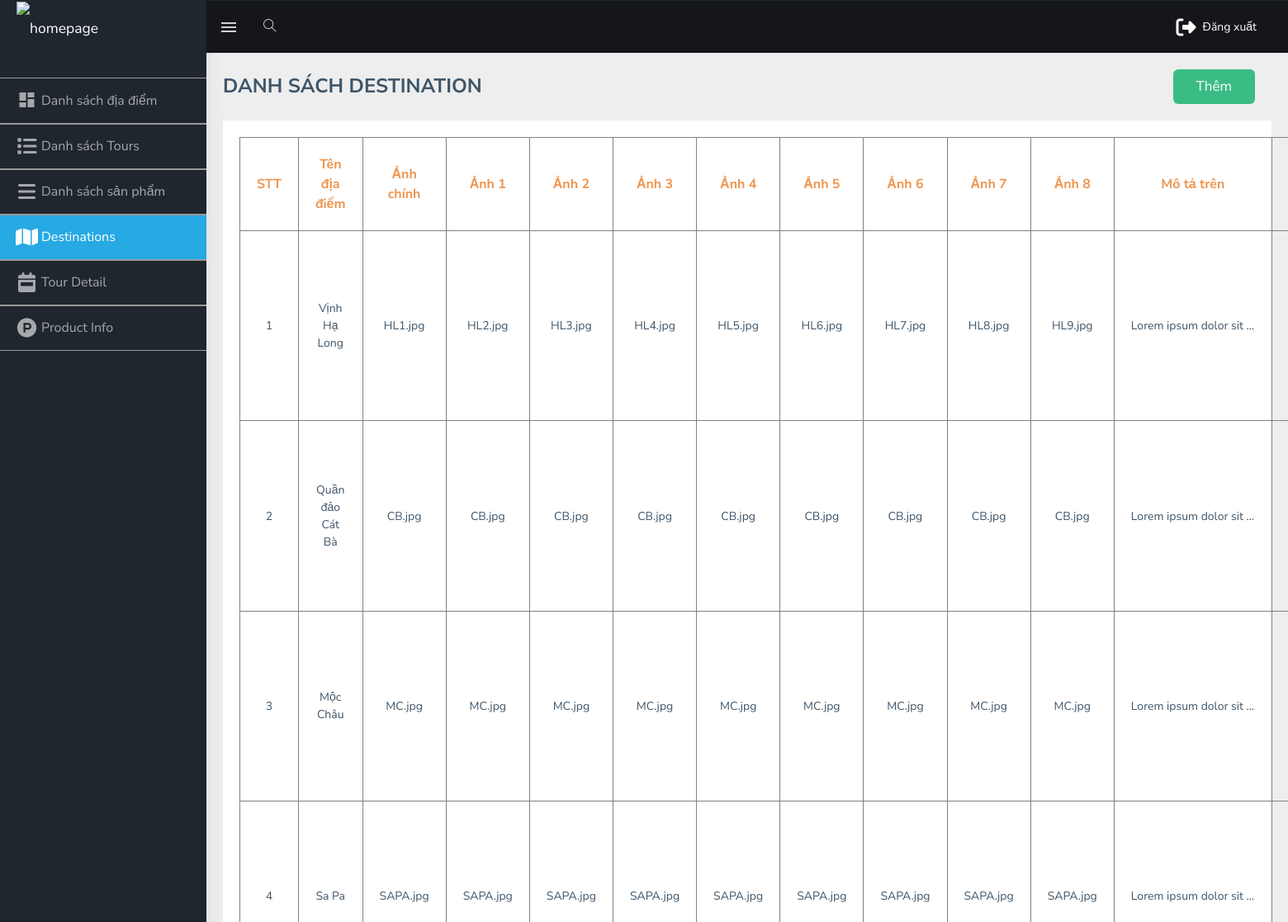
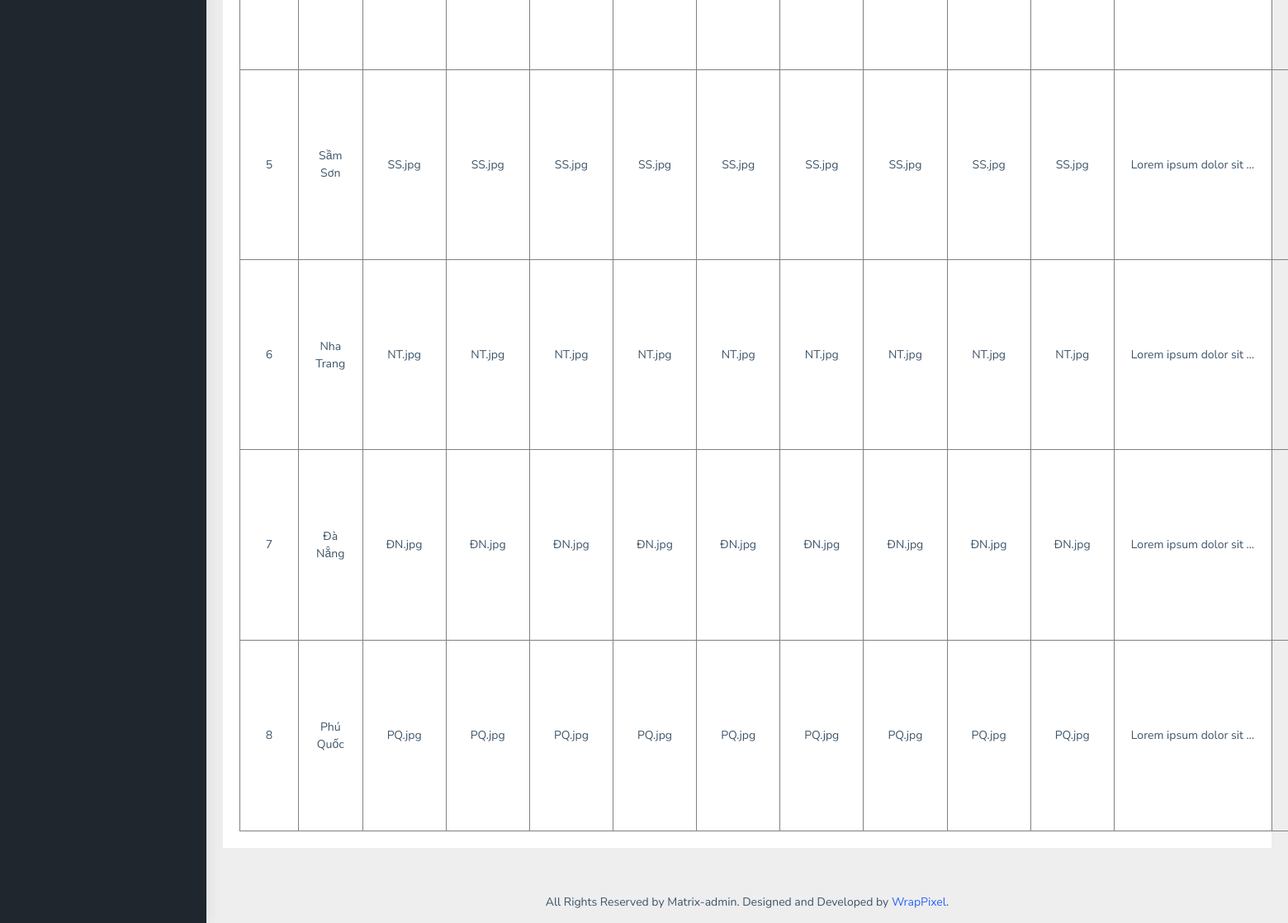
/admin/destination.php (signed in), run on the app's committed database (2 pictures, top to bottom).
### tables this page shows
CREATE TABLE `destinations` (
  `id` int(11) NOT NULL,
  `destination_name` varchar(255) NOT NULL,
  `img_main` varchar(255) NOT NULL,
  `img_1` varchar(255) NOT NULL,
  `img_2` varchar(255) NOT NULL,
  `img_3` varchar(255) NOT NULL,
  `img_4` varchar(255) NOT NULL,
  `img_5` varchar(255) NOT NULL,
  `img_6` varchar(255) NOT NULL,
  `img_7` varchar(255) NOT NULL,
  `img_8` varchar(255) NOT NULL,
  `destination_top` text NOT NULL,
  `destination_bot` text NOT NULL
);

### admin/controllers/c_list.php (called while the page is built, shortened)
<?php
    class c_list {
        public function index_destination() {
            include("models/m_list.php");
            $m_list = new m_list();
            $destination = $m_list->read_destination();
            include("views/master.php");
            include("views/detail_content/v_destination.php");
        }
    }
?>

### admin/destination.php (called while the page is built)
<?php
    include("controllers/c_list.php");
    $destination = new c_list();
    $destination->index_destination();
?>

### admin/models/database.php (called while the page is built, shortened)
<?php
class database{
    protected $pdo = NULL;
    protected $sql = '';
    public function __construct() {
        try
        {
            $this->pdo = new PDO("mysql:host=".DB_HOST."; dbname=".DB_NAME,DB_USER,DB_PWD);
            $this->pdo->query('set names "utf8"');
        }
        catch(PDOException $ex )
        {
            die($ex->getMessage());
        }
    }
    public function setQuery($sql) {
        $this->sql = $sql;
    }
    public function execute($options=array()) {
        $this->sta = $this->pdo->prepare($this->sql);
        $this->sta->execute();
        return $this->sta;
    }
    public function loadAllRows($options=array()) {
        if(!$options) {
            if(!$result = $this->execute())
                return false;
        }
        else {
            if(!$result = $this->execute($options))
                return false;
        }
        return $result->fetchAll(PDO::FETCH_OBJ);
    }
}
?>

### admin/models/m_list.php (called while the page is built, shortened)
<?php
    include_once("database.php");
    class m_list extends database{
        public function read_destination(){
            $sql = "SELECT * from destinations";
            return $this->loadAllRows();
        }
    }
?>

### admin/views/detail_content/v_destination.php (the view, shortened to what this page needs)
<div class="page-wrapper">
    <div class="page-breadcrumb">
        <div class="row">
            <div class="col-12 d-flex no-block align-items-center">
                <h3 class="page-title">DANH SÁCH DESTINATION</h3>
                <div class="ml-auto text-right">
                    <button class="button--custom">
                        <a href="add_destination.php" style="color: #fff; font-size: 17px;">Thêm</a>
                    </button>
                </div>
            </div>
        </div>
    </div>
    <div class="container-fluid">
        <div class="row">
            <div class="col-12">
                <div class="card">
                    <div class="card-body">
                        <table border="1px" cellpadding="20" style="width: 100%;" class="table--custom">
                            <tr align="center">
                                <th>STT</th>
                                <th>Tên địa điểm</th>
                                <th>Ảnh chính</th>
                                <th>Ảnh 1</th>
                                <th>Ảnh 2</th>
                                <th>Ảnh 3</th>
                                <th>Ảnh 4</th>
                                <th>Ảnh 5</th>
                                <th>Ảnh 6</th>
                                <th>Ảnh 7</th>
                                <th>Ảnh 8</th>
                                <th>Mô tả trên</th>
                                <th>Mô tả dưới</th>
                            </tr>
                            <?php
                                foreach($destination as $key=>$value) {
                            ?>
                            <tr align="center">
                                <td> <?php echo $value->id; ?> </td>
                                <td><?php echo $value->destination_name; ?></td>
                                <td><?php echo $value->img_main ?></td>
                                <td><?php echo $value->img_1 ?></td>
                                <td><?php echo $value->img_2 ?></td>
                                <td><?php echo $value->img_3 ?></td>
                                <td><?php echo $value->img_4 ?></td>
                                <td><?php echo $value->img_5 ?></td>
                                <td><?php echo $value->img_6 ?></td>
                                <td><?php echo $value->img_7 ?></td>
                                <td><?php echo $value->img_8 ?></td>
                                <td><p style="overflow:hidden;text-overflow:ellipsis;white-space:nowrap;max-width:150px;padding:0;margin:0;"><?php echo $value->destination_top ?></p></td>
                                <td><p style="overflow:hidden;text-overflow:ellipsis;white-space:nowrap;max-width:150px;padding:0;margin:0;"><?php echo $value->destination_bot ?></p></td>
                            </tr>
                            <?php
                                }
                            ?>
                        </table>
                    </div>
                </div>
            </div>
        </div>
    </div>
    <footer class="footer text-center">
        All Rights Reserved by Matrix-admin. Designed and Developed by <a href="https://wrappixel.com">WrapPixel</a>.
    </footer>
</div>

### admin/views/detail_content/v_destination.php (style rules this page uses)
.button--custom { border: none; background-color: #28b779; border-radius: 6px; margin-right: 20px; padding: 8px 28px; cursor: pointer; opacity: 0.9; }
.table--custom th { color: #ef954e; font-size: 16px; }

### data on the page
destinations: id "1", destination_name "Vịnh Hạ Long", img_main "HL1.jpg", img_1 "HL2.jpg", img_2 "HL3.jpg", img_3 "HL4.jpg", img_4 "HL5.jpg", img_5 "HL6.jpg", img_6 "HL7.jpg", img_7 "HL8.jpg", img_8 "HL9.jpg", destination_top "Lorem ipsum dolor sit…"
destinations: id "2", destination_name "Quần đảo Cát Bà", img_main "CB.jpg", img_1 "CB.jpg", img_2 "CB.jpg", img_3 "CB.jpg", img_4 "CB.jpg", img_5 "CB.jpg", img_6 "CB.jpg", img_7 "CB.jpg", img_8 "CB.jpg", destination_top "Lorem ipsum dolor sit…"
destinations: id "3", destination_name "Mộc Châu", img_main "MC.jpg", img_1 "MC.jpg", img_2 "MC.jpg", img_3 "MC.jpg", img_4 "MC.jpg", img_5 "MC.jpg", img_6 "MC.jpg", img_7 "MC.jpg", img_8 "MC.jpg", destination_top "Lorem ipsum dolor sit…"
destinations: id "4", destination_name "Sa Pa", img_main "SAPA.jpg", img_1 "SAPA.jpg", img_2 "SAPA.jpg", img_3 "SAPA.jpg", img_4 "SAPA.jpg", img_5 "SAPA.jpg", img_6 "SAPA.jpg", img_7 "SAPA.jpg", img_8 "SAPA.jpg", destination_top "Lorem ipsum dolor sit…"
destinations: id "5", destination_name "Sầm Sơn", img_main "SS.jpg", img_1 "SS.jpg", img_2 "SS.jpg", img_3 "SS.jpg", img_4 "SS.jpg", img_5 "SS.jpg", img_6 "SS.jpg", img_7 "SS.jpg", img_8 "SS.jpg", destination_top "Lorem ipsum dolor sit…"
destinations: id "6", destination_name "Nha Trang", img_main "NT.jpg", img_1 "NT.jpg", img_2 "NT.jpg", img_3 "NT.jpg", img_4 "NT.jpg", img_5 "NT.jpg", img_6 "NT.jpg", img_7 "NT.jpg", img_8 "NT.jpg", destination_top "Lorem ipsum dolor sit…"
destinations: id "7", destination_name "Đà Nẵng", img_main "ĐN.jpg", img_1 "ĐN.jpg", img_2 "ĐN.jpg", img_3 "ĐN.jpg", img_4 "ĐN.jpg", img_5 "ĐN.jpg", img_6 "ĐN.jpg", img_7 "ĐN.jpg", img_8 "ĐN.jpg", destination_top "Lorem ipsum dolor sit…"
destinations: id "8", destination_name "Phú Quốc", img_main "PQ.jpg", img_1 "PQ.jpg", img_2 "PQ.jpg", img_3 "PQ.jpg", img_4 "PQ.jpg", img_5 "PQ.jpg", img_6 "PQ.jpg", img_7 "PQ.jpg", img_8 "PQ.jpg", destination_top "Lorem ipsum dolor sit…"
